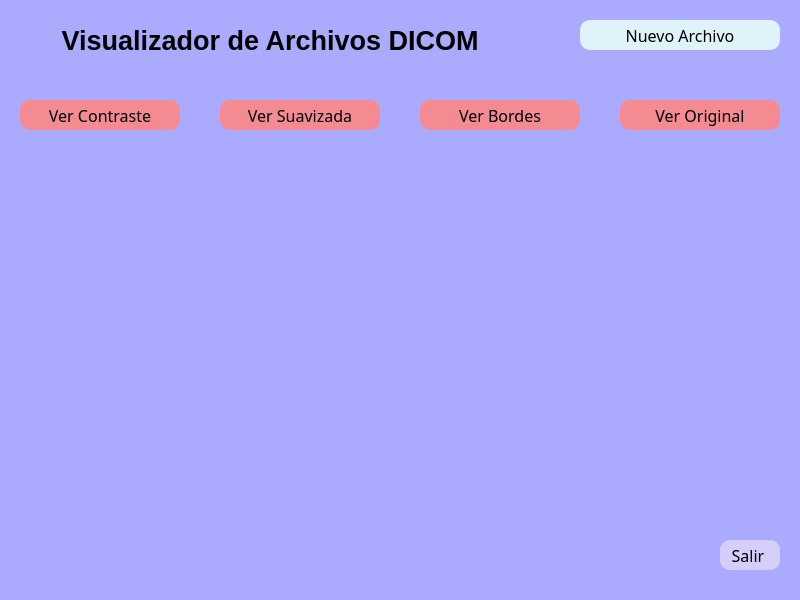
<?xml version="1.0" encoding="UTF-8"?>
<ui version="4.0">
 <class>Dialog</class>
 <widget class="QDialog" name="Dialog">
  <property name="geometry">
   <rect>
    <x>0</x>
    <y>0</y>
    <width>800</width>
    <height>600</height>
   </rect>
  </property>
  <property name="windowTitle">
   <string>Dialog</string>
  </property>
  <property name="styleSheet">
   <string notr="true">QWidget{
	background-color: rgb(170, 170, 255);
}
QPushButton{
	background-color: rgb(222, 243, 250);
	border-radius: 10px;
	border-color: rgb(0,0,0);
	border-width : 2px;
	font: 75 12pt &quot;Ubuntu Sans Bold&quot;;
}
QLineEdit{
	background-color: rgb(255, 255, 255);
	border-radius: 10px;
}</string>
  </property>
  <widget class="QPushButton" name="boton_nuevo">
   <property name="geometry">
    <rect>
     <x>580</x>
     <y>20</y>
     <width>200</width>
     <height>30</height>
    </rect>
   </property>
   <property name="font">
    <font>
     <family>Ubuntu Sans Bold</family>
     <pointsize>12</pointsize>
     <weight>9</weight>
     <italic>false</italic>
     <bold>false</bold>
    </font>
   </property>
   <property name="styleSheet">
    <string notr="true"/>
   </property>
   <property name="text">
    <string>Nuevo Archivo</string>
   </property>
  </widget>
  <widget class="QLabel" name="titulo">
   <property name="geometry">
    <rect>
     <x>20</x>
     <y>20</y>
     <width>500</width>
     <height>40</height>
    </rect>
   </property>
   <property name="font">
    <font>
     <pointsize>20</pointsize>
     <weight>75</weight>
     <bold>true</bold>
    </font>
   </property>
   <property name="text">
    <string>Visualizador de Archivos DICOM</string>
   </property>
   <property name="alignment">
    <set>Qt::AlignCenter</set>
   </property>
  </widget>
  <widget class="QPushButton" name="boton_salir">
   <property name="geometry">
    <rect>
     <x>720</x>
     <y>540</y>
     <width>60</width>
     <height>30</height>
    </rect>
   </property>
   <property name="font">
    <font>
     <family>Ubuntu Sans Bold</family>
     <pointsize>12</pointsize>
     <weight>9</weight>
     <italic>false</italic>
     <bold>false</bold>
    </font>
   </property>
   <property name="styleSheet">
    <string notr="true">background-color: rgb(213, 206, 248);</string>
   </property>
   <property name="text">
    <string>Salir </string>
   </property>
  </widget>
  <widget class="QPushButton" name="boton_contraste">
   <property name="geometry">
    <rect>
     <x>20</x>
     <y>100</y>
     <width>160</width>
     <height>30</height>
    </rect>
   </property>
   <property name="font">
    <font>
     <family>Ubuntu Sans Bold</family>
     <pointsize>12</pointsize>
     <weight>9</weight>
     <italic>false</italic>
     <bold>false</bold>
    </font>
   </property>
   <property name="styleSheet">
    <string notr="true">background-color: rgb(244, 139, 146);</string>
   </property>
   <property name="text">
    <string>Ver Contraste</string>
   </property>
  </widget>
  <widget class="QPushButton" name="boton_suavizada">
   <property name="geometry">
    <rect>
     <x>220</x>
     <y>100</y>
     <width>160</width>
     <height>30</height>
    </rect>
   </property>
   <property name="font">
    <font>
     <family>Ubuntu Sans Bold</family>
     <pointsize>12</pointsize>
     <weight>9</weight>
     <italic>false</italic>
     <bold>false</bold>
    </font>
   </property>
   <property name="styleSheet">
    <string notr="true">background-color: rgb(244, 139, 146);</string>
   </property>
   <property name="text">
    <string>Ver Suavizada</string>
   </property>
  </widget>
  <widget class="QPushButton" name="boton_original">
   <property name="geometry">
    <rect>
     <x>620</x>
     <y>100</y>
     <width>160</width>
     <height>30</height>
    </rect>
   </property>
   <property name="font">
    <font>
     <family>Ubuntu Sans Bold</family>
     <pointsize>12</pointsize>
     <weight>9</weight>
     <italic>false</italic>
     <bold>false</bold>
    </font>
   </property>
   <property name="styleSheet">
    <string notr="true">background-color: rgb(244, 139, 146);</string>
   </property>
   <property name="text">
    <string>Ver Original</string>
   </property>
  </widget>
  <widget class="QWidget" name="horizontalLayoutWidget">
   <property name="geometry">
    <rect>
     <x>20</x>
     <y>140</y>
     <width>761</width>
     <height>391</height>
    </rect>
   </property>
   <layout class="QHBoxLayout" name="layout"/>
  </widget>
  <widget class="QPushButton" name="boton_bordes">
   <property name="geometry">
    <rect>
     <x>420</x>
     <y>100</y>
     <width>160</width>
     <height>30</height>
    </rect>
   </property>
   <property name="font">
    <font>
     <family>Ubuntu Sans Bold</family>
     <pointsize>12</pointsize>
     <weight>9</weight>
     <italic>false</italic>
     <bold>false</bold>
    </font>
   </property>
   <property name="styleSheet">
    <string notr="true">background-color: rgb(244, 139, 146);</string>
   </property>
   <property name="text">
    <string>Ver Bordes</string>
   </property>
  </widget>
  <widget class="QLabel" name="datos_paciente">
   <property name="geometry">
    <rect>
     <x>20</x>
     <y>70</y>
     <width>760</width>
     <height>20</height>
    </rect>
   </property>
   <property name="font">
    <font>
     <pointsize>12</pointsize>
     <weight>50</weight>
     <bold>false</bold>
    </font>
   </property>
   <property name="text">
    <string/>
   </property>
   <property name="alignment">
    <set>Qt::AlignJustify|Qt::AlignVCenter</set>
   </property>
  </widget>
 </widget>
 <resources/>
 <connections/>
</ui>
